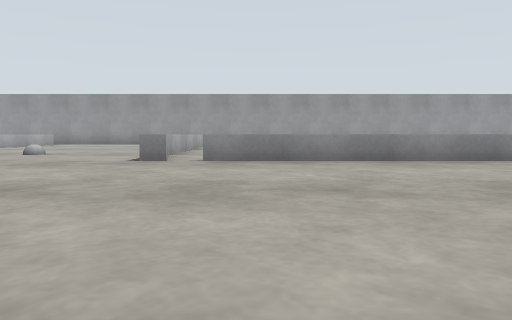
view 1 (above)

24 first-person views from a walk through a world built for the Gazebo simulator. The camera is 0.5 m above the floor, tilts 4° down and sees 70° across. The floor is counted in squares, 1 m on a side. Each view is taken from the middle of a square. On the plan, view 1 faces up. The plan holds only what a view shows up to about 9 squares ahead; the rest is blank. The place goes on beyond the plan.

view 2
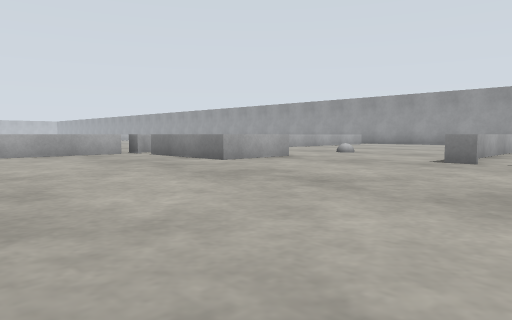

view 3
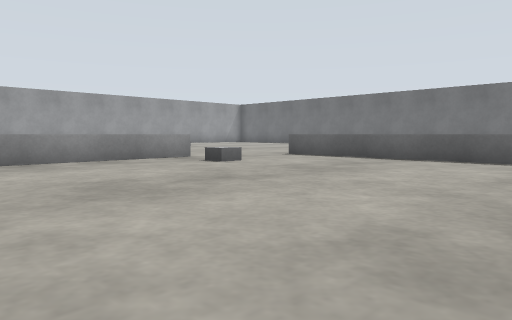

view 4
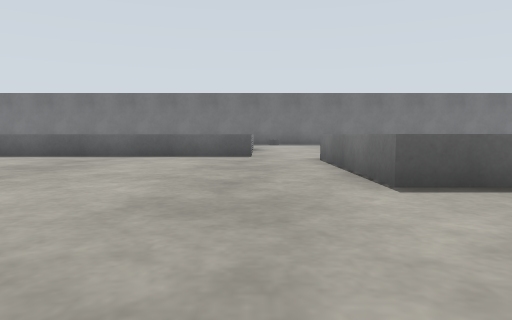

view 5
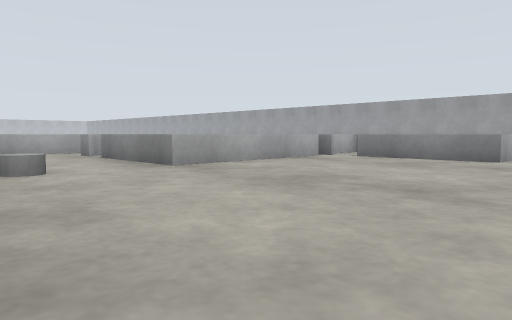

view 6
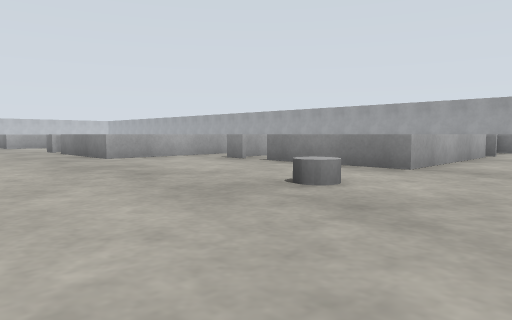

view 7
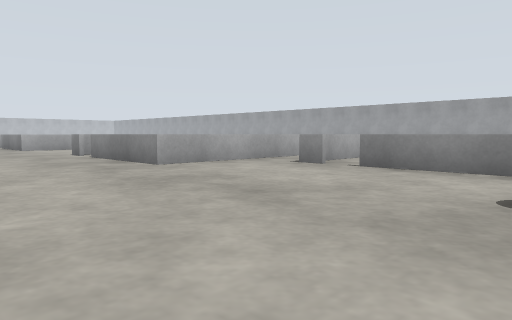

view 8
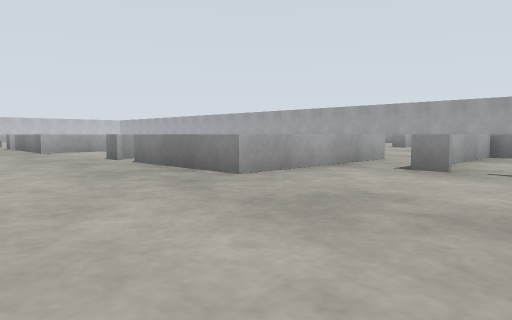

view 9
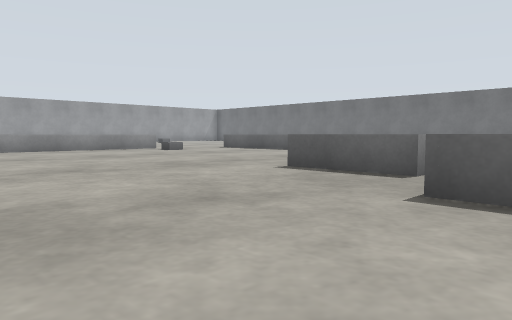

view 10
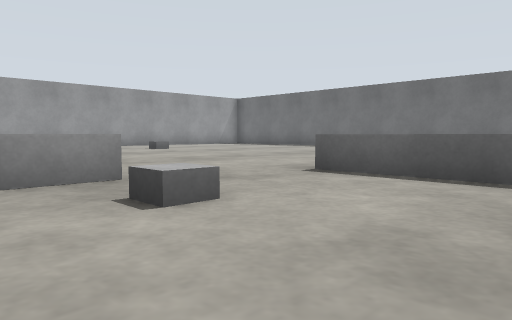

view 11
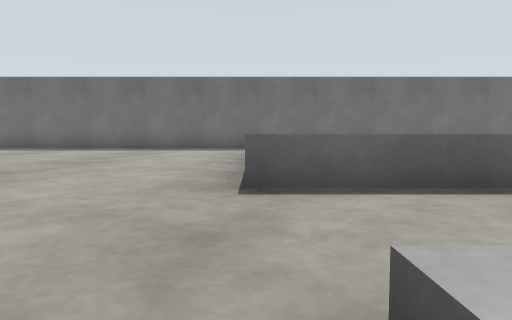

view 12
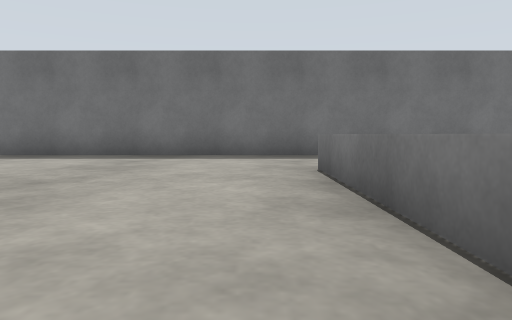

view 13
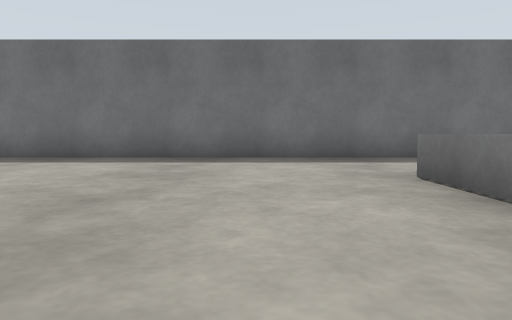

view 14
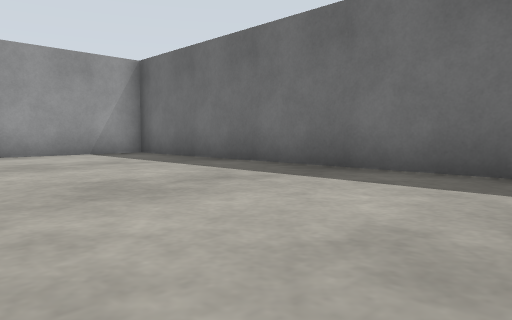

view 15
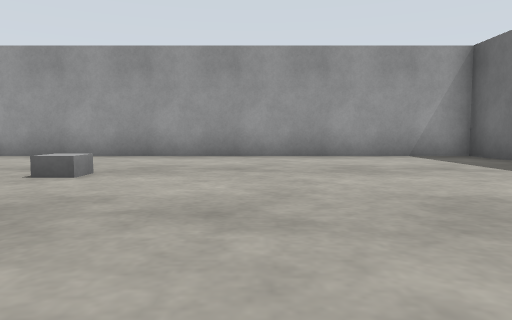

view 16
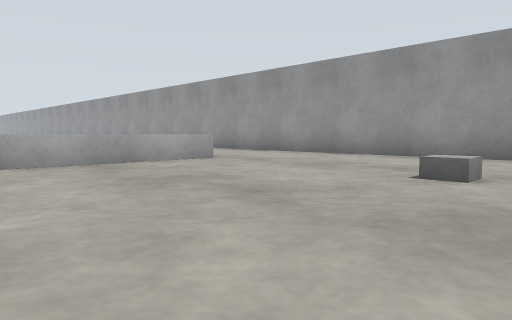

view 17
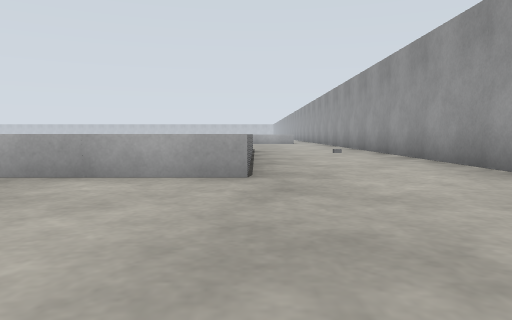

view 18
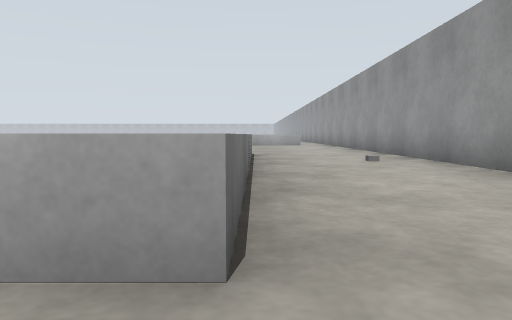

view 19
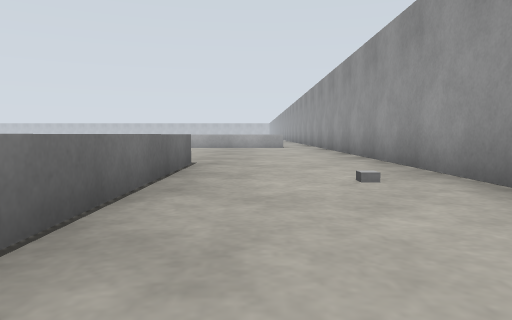

view 20
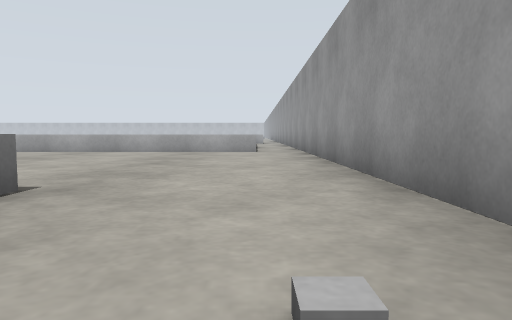

view 21
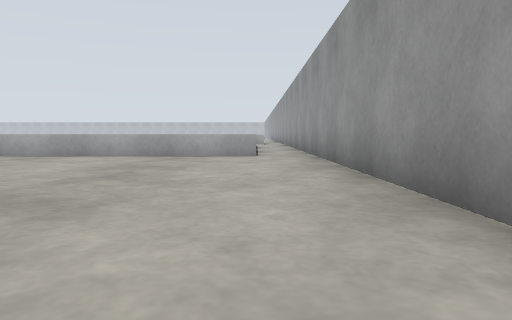

view 22
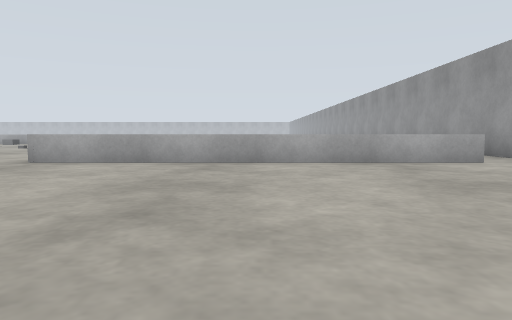

view 23
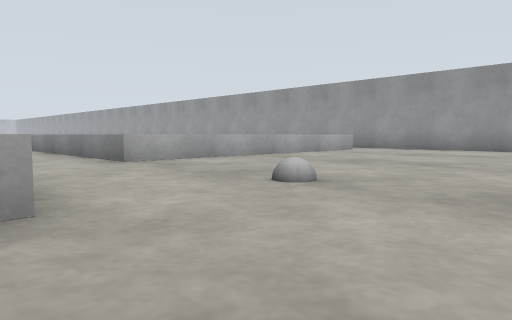

view 24
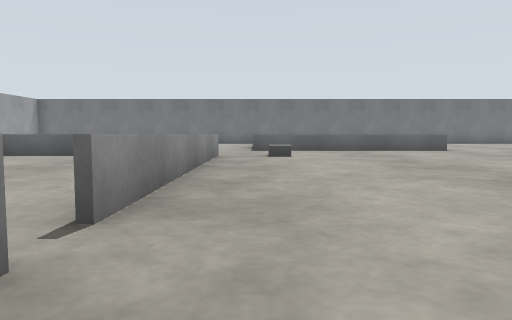

### Floor plan
Key: @ floor where view 1 was taken; # wall or solid block; x gap in a wall; . floor; = window, fence, low wall or low ledge; B grey ball; G grey box; C grey cylinder.
Columns run from 21 left of view 1 to 18 right of it. Each row starts with its distance up from view 1.
 19          ###############################
 18           .............................#
 17          ===.........G.................#
 16            ==..........................#
 15          ====......=========...........#
 14            ==......=#  ####=....G......#
 13            ==......=   =====...........#
 12            ==..... =   =  #=...........#
 11            ==..... =       =...........#
 10          #==...... =   ..  =...........#
  9         ====...B...=  ... #=...........#
  8          ..........=.....===...........#
  7          ..  ===...=x=======...........#
  6               ==..............======...#
  5             ====...........G.====# = ..#
  4         =====................=#    =   #
  3       ..=.=#=................=     =   #
  2      ====.=#=................=#==  =   #
  1      ====###=................=#    =   #
  0    =#========........@.......==    =
 -1    =##==..........   ..........
 -2 ...====.....C.....  .....=##=
 -3 ..................  .....====
 -4   .............     ...=== ====
 -5        ........     ...

Positions as (right, up) in squares from view 1, and headings:
1: (0, 0), facing up
2: (0, 0), facing up-left
3: (1, 0), facing up-right
4: (0, 0), facing right
5: (-4, -3), facing up-left
6: (-7, -5), facing up-left
7: (-9, -5), facing up-left
8: (-11, -5), facing up-left
9: (-1, -5), facing up-right
10: (4, 3), facing up-right
11: (5, 6), facing right
12: (9, 7), facing right
13: (10, 8), facing right
14: (13, 9), facing up-right
15: (13, 10), facing up
16: (12, 10), facing up-left
17: (10, 15), facing left
18: (7, 15), facing left
19: (4, 16), facing left
20: (1, 17), facing left
21: (-1, 17), facing left
22: (-3, 13), facing left
23: (-3, 6), facing up-left
24: (-3, 6), facing right
